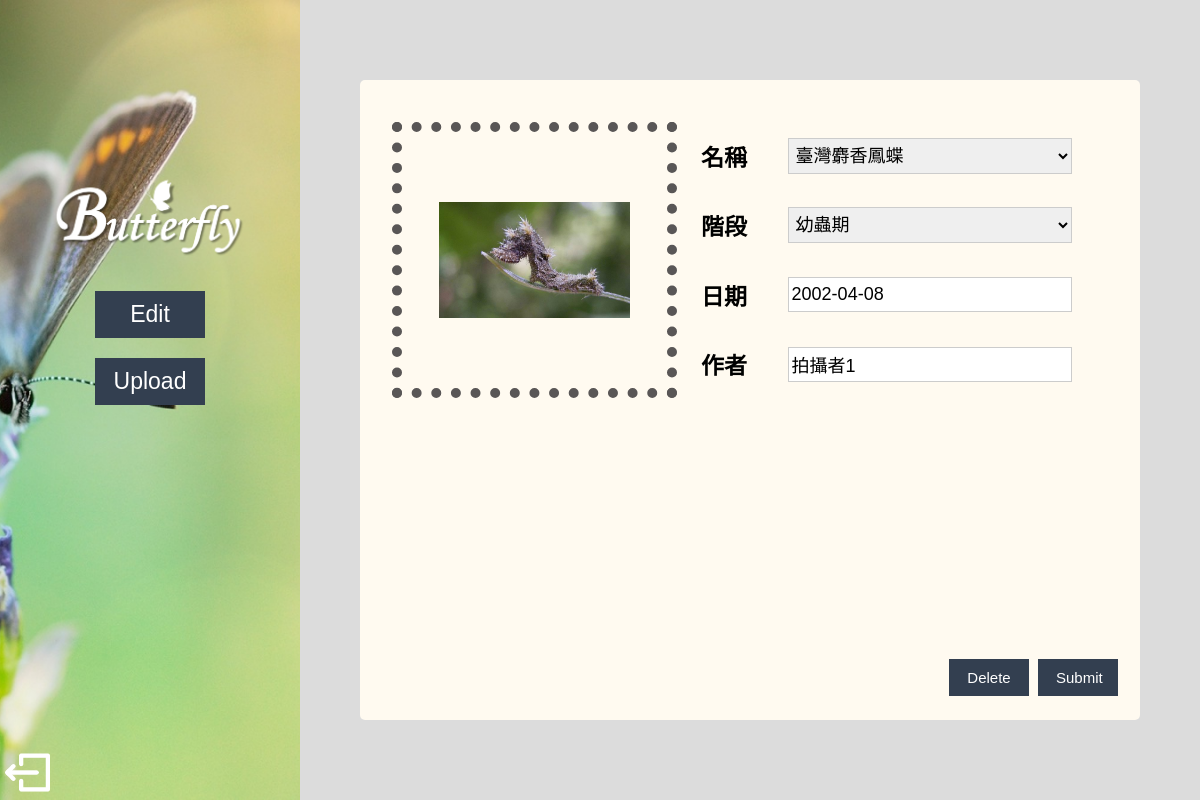
The app's page /user_edit_id.php?id=16 with its own data.
### tables this page shows
CREATE TABLE `img` (
  `id` int(11) NOT NULL,
  `src` varchar(150) NOT NULL,
  `b_name` varchar(50) NOT NULL,
  `b_stage` varchar(50) NOT NULL,
  `date` date NOT NULL,
  `author` varchar(20) NOT NULL
);

### model.php (called while the page is built, shortened)
<?php
require("dbconnect.php");
function getButterflyList() {
    global $conn;
	$sql = "SELECT * FROM `butterfly`";
	return mysqli_query($conn, $sql);
}
?>

### user_edit_id.php (the view, shortened to what this page needs)
<?php
require('loginmodel.php');
require('model.php');
$id = (int)$_REQUEST['id'];
$sql = "select * from img where id=$id;";
$result=mysqli_query($conn,$sql) or die("DB Error: Cannot retrieve message.");
if ($rs=mysqli_fetch_assoc($result)) {
	$src=$rs['src'];
    $b_name=$rs['b_name'];
    $b_stage=$rs['b_stage'];
    $date=$rs['date'];
    $author=$rs['author'];
} else {
	echo "Your id is wrong!!";
	exit(0);
}
?>
<!DOCTYPE html PUBLIC "-//W3C//DTD XHTML 1.0 Transitional//EN" "http://www.w3.org/TR/xhtml1/DTD/xhtml1-transitional.dtd">
<html xmlns="http://www.w3.org/1999/xhtml">
<head>
<link type="text/css" rel="stylesheet" href="user_upload.css">
</head>
<body>
<div id="t">
<div id="menu">
<img src="image/title.png" id="title"/>
<button class="tool" onclick="location.href='user_edit.php'">Edit</button><br />
<button class="tool" onclick="location.href='user_upload.php'">Upload</button>
</div>
<a href='homepage.php'><img src="image/logout.png" id="logout"/></a>
</div>
<div id="content">
<form method="post" action="control.php" enctype="multipart/form-data">
<table id="f">
<tr><td rowspan="4" class="up_p"><label class="upload_cover">
    <?php echo "<img src='upload/", $src, "' class='img'/></label></td>"; ?>
    <th>名稱</th><td class="up_d"><select name='b_name'>
<?php
$results=getButterflyList();
$i=1;
while ($rs=mysqli_fetch_array($results)) {
    if ( ($i%3) == 1) {
        echo "<option ";
         if ($b_name==$rs['name'])
             echo "selected";
         echo ">", $rs['name'], "</option>";
    }
    $i++;
}
echo "</td></tr>";
?>
<tr><th>階段</th><td class="up_d"><label><select name="b_stage">
        <option <?php if ($b_stage == "幼蟲期") echo "selected"; ?> >幼蟲期</option>
</select></label></td></tr>
<tr><th>日期</th><td class="up_d"><label>
        <input type="text" name="date" value="<?php echo $date;?>"/>
</label></td></tr>
<tr><th>作者</th><td class="up_d"><label>
        <input name="author" type="text" value="<?php echo $author;?>" />
</label></td></tr>
</table>
<div id="bu">
<button class="button"><a href="control.php?act=delete&id=<?php echo $id; ?>">Delete</a></button>
<button type="submit" class="button" value="Submit">Submit</button>
</div>
</form>
</div>
</body>
</html>

### user_upload.css (style rules this page uses)
body { font-family: 微軟正黑體; text-align: center; font-size:20px; background-color: #DCDCDC; }
div { box-sizing: border-box; }
#t { //background: url(image/圖片2.png); //background-size: 450px; position: absolute; top: 0px; left: 0px; width: 25%; height: 100%; }
#title { width: 80%; position: relative; display:block; margin: auto; }
#menu { position: absolute; width: 100%; left: 0px; top: 150px; text-align:center-left; font-size:30px; font-weight: bold; }
#content { position: absolute; top: 10%; right: 5%; width: 65%; height: 80%; border-radius:5px; background-color: #FFFAF0; //background: linear-gradient(to bottom, rgba(255, 255, 255,0.8), rgba(255, 255, 255,0.8)); }
.tool { border: none; width: 110px; padding: 8px 16px; text-align: center; text-decoration: none; display: inline-block; //border-radius:5px; font-size: 23px; margin: 10px 5px; //-webkit-transition-duration: 0.4s; //transition-duration: 0.4s; cursor: pointer; //background: linear-gradient(to bottom, rgba(255, 255, 255,0.8), rgba(255, 255, 255,0.8)); background-color: #333F50; color: white; border: 2px solid #333F50; }
#bu { position: absolute; bottom: 20px; right: 20px; }
.button { width: 80px; border: none; padding: 8px 16px; text-align: center; text-decoration: none; display: inline-block; font-size: 15px; margin: 4px 2px; //-webkit-transition-duration: 0.4s; //transition-duration: 0.4s; cursor: pointer; background-color: #333F50; color: white; border: 2px solid #333F50; overflow: hidden; }
.button a { display: block; margin: -10em; padding: 10em; text-decoration: none; color: white; }
#f { margin: 40px 30px auto; }
.img { width: 85%; margin: 50px 0px; }
th { width: 10%; padding: 8px 3px; text-align:right; font-size:23px; //border: 1px solid #ccc; }
.up_d { width: 50%; padding: 6px 0px; //border: 1px solid #ccc; text-align: center; max-height: 380px; }
input, select, textarea { width: 80%; padding: 6px 3px; //margin: 5px 0; display: inline-block; border: 1px solid #ccc; box-sizing: border-box; font-size: 18px; }
.up_p { border: 10px dotted #595656; width: 40%; padding: 20px; text-align: center; }
.upload_cover { width: 75%; cursor: pointer; }
#logout { position: absolute; bottom: 5px; left: 5px; width: 15%; }

### records on screen
img: src (picture), b_stage "幼蟲期", date "2002-04-08", author "拍攝者1"

### other values on screen
form field b_name "臺灣麝香鳳蝶"
